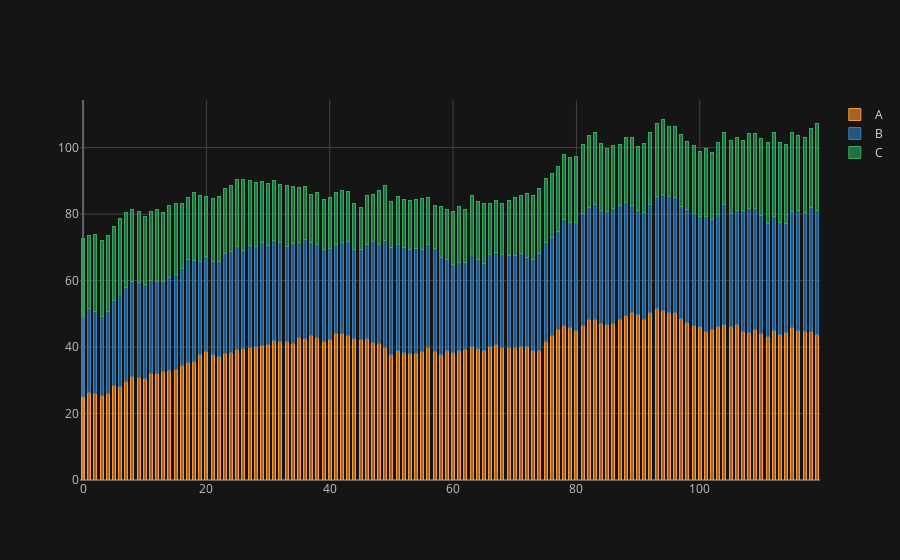

Notebook code for this chart:
### Code cell
cf.set_config_file(theme='ggplot')
df.iplot(kind = 'bar', barmode='stack', bargap=0.5,theme='solar')
